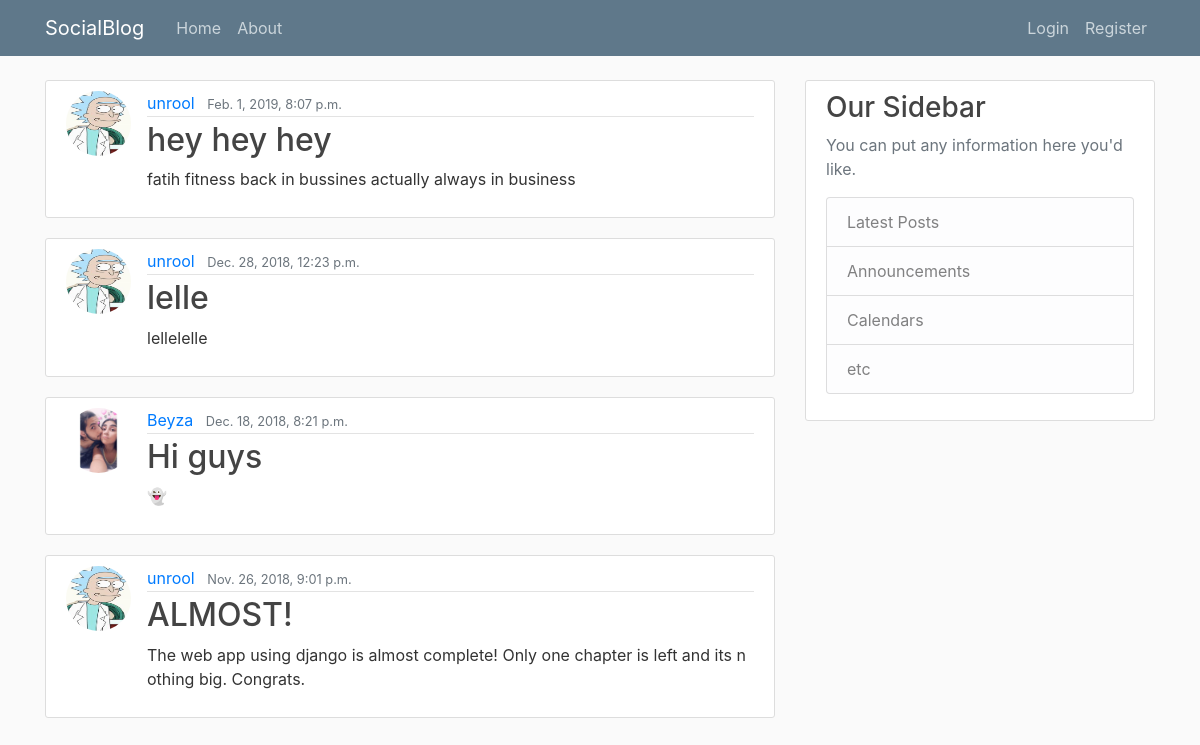
The page / on the database its author committed.
### socialblog/models.py (models this page shows, shortened)
class Post(models.Model):
    title = models.CharField(max_length=100)
    content = models.TextField()
    date_posted = models.DateTimeField(default=timezone.now)
    author = models.ForeignKey(User, on_delete=models.CASCADE)

### users/models.py (models this page shows, shortened)
class Profile(models.Model):
    user = models.OneToOneField(User,on_delete=models.CASCADE)
    image = models.ImageField(default='default.jpg',upload_to='profile_pics')

### socialblog/views.py (the view)
# urls.py: path('', PostListView.as_view(), name="blog-home"),
class PostListView(ListView):
    model = Post
    template_name = 'socialblog/home.html'
    context_object_name = 'posts'
    ordering = ['-date_posted']
    paginate_by = 5

### socialblog/templates/socialblog/home.html (shortened to what this page needs)
{% extends "socialblog/base_layout.html" %}
{% block content %}
    {% for post in posts %}
        <article class="media content-section">
            <img class="rounded-circle article-img" src="{{ post.author.profile.image.url }}">
            <div class="media-body">
                <div class="article-metadata">
                    <a class="mr-2" href="{% url 'user-posts' post.author.username %}">{{ post.author }}</a>
                    <small class="text-muted">{{ post.date_posted }}</small>
                </div>
                <h2><a class="article-title" href="{% url 'post-detail' post.id %}">{{ post.title }}</a></h2>
                <p class="article-content">{{ post.content }}</p>
            </div>
        </article>
    {% endfor %}
{% endblock content %}

### socialblog/templates/socialblog/base_layout.html (shortened to what this page needs)
{% load static %}
<!DOCTYPE html>
<html lang="en">
<head>
    <link rel="stylesheet" href="https://maxcdn.bootstrapcdn.com/bootstrap/4.0.0/css/bootstrap.min.css">
    <link rel="stylesheet" type="text/css" href="{% static 'socialblog/main.css' %}">
</head>
<body>
    <header class="site-header">
      <nav class="navbar navbar-expand-md navbar-dark bg-steel fixed-top">
        <div class="container">
          <a class="navbar-brand mr-4" href="{% url 'blog-home' %}">SocialBlog</a>
          <div class="collapse navbar-collapse" id="navbarToggle">
            <div class="navbar-nav mr-auto">
              <a class="nav-item nav-link" href="{% url 'blog-home' %}">Home</a>
              <a class="nav-item nav-link" href="{% url 'blog-about' %}">About</a>
            </div>
            <div class="navbar-nav">
              {% if user.is_authenticated %}
                  <a class="nav-item nav-link" href="{% url 'post-create' %}">Create Post</a>
                  <a class="nav-item nav-link" href="{% url 'profile' %}">Profile</a>
                  <a class="nav-item nav-link" href="{% url 'logout' %}">Logout</a>
              {% else %}
                  <a class="nav-item nav-link" href="{% url 'login' %}">Login</a>
                  <a class="nav-item nav-link" href="{% url 'register' %}">Register</a>
              {% endif %}
            </div>
          </div>
        </div>
      </nav>
    </header>
    <main role="main" class="container">
      <div class="row">
        <div class="col-md-8">
        {% block content %}{% endblock %}
        </div>
        <div class="col-md-4">
          <div class="content-section">
            <h3>Our Sidebar</h3>
            <p class='text-muted'>You can put any information here you'd like.
              <ul class="list-group">
                <li class="list-group-item list-group-item-light">Latest Posts</li>
                <li class="list-group-item list-group-item-light">Announcements</li>
                <li class="list-group-item list-group-item-light">Calendars</li>
                <li class="list-group-item list-group-item-light">etc</li>
              </ul>
            </p>
          </div>
        </div>
      </div>
    </main>
</body>
</html>

### socialblog/static/socialblog/main.css (style rules this page uses)
body { background: #fafafa; color: #333333; margin-top: 5rem; }
h1, h2, h3, h4, h5, h6 { color: #444444; }
ul { margin: 0; }
.bg-steel { background-color: #5f788a; }
.site-header .navbar-nav .nav-link { color: #cbd5db; }
.content-section { background: #ffffff; padding: 10px 20px; border: 1px solid #dddddd; border-radius: 3px; margin-bottom: 20px; }
.article-title { color: #444444; }
.article-content { word-break: break-all; white-space: normal; }
.article-img { height: 65px; width: 65px; margin-right: 16px; }
.article-metadata { padding-bottom: 1px; margin-bottom: 4px; border-bottom: 1px solid #e3e3e3 }

### rows shown on the page
Post: author.profile.image (picture), author "unrool", date_posted "Feb. 1, 2019, 8:07 p.m.", title "hey hey hey", content "fatih fitness back in bussines actually always in business"
Post: author.profile.image (picture), author "unrool", date_posted "Dec. 28, 2018, 12:23 p.m.", title "lelle", content "lellelelle"
Post: author.profile.image (picture), author "Beyza", date_posted "Dec. 18, 2018, 8:21 p.m.", title "Hi guys", content "👻"
Post: author.profile.image (picture), author "unrool", date_posted "Nov. 26, 2018, 9:01 p.m.", title "ALMOST!", content "The web app using django is almost complete! Only one chapter is left and its nothing big. Congrats."
